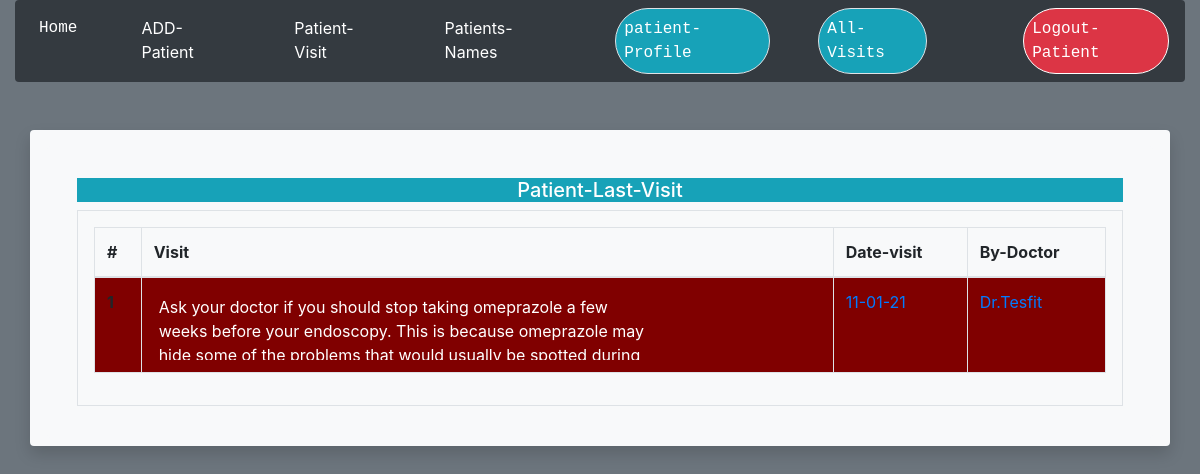
Screenshot of /patient_all_visits (signed in) with the database file from the repository.
### patient_project/models.py (models this page shows, shortened)
class PatientLastVisitDB(db.Model):
    id          = db.Column(db.Integer(), primary_key=True)
    medicine    = db.Column(db.String)
    usage       = db.Column(db.String)
    duration    = db.Column(db.String)
    dateGiven   = db.Column(db.String)
    explainReason = db.Column(db.String)
    disease = db.Column(db.String)
    checkedByDr = db.Column(db.String)
    examinations = db.Column(db.String)
    patientDescription = db.Column(db.String)
    status = db.Column(db.Boolean(), default=False)
    owner_id    = db.Column(db.Integer, db.ForeignKey('user.id'))

### patient_project/routes.py (the view)
@app.route('/patient_all_visits')
def patient_all_visits():
    if current_user.is_authenticated:
        user = models.User.query.get(current_user.id)
        allPatientsVisits = user.allPatientsVisit
        allPatientsVisitsEdited = user.allPatientsChangedMedicine  # i need it for the edited visit !
        totalVisits = allPatientsVisits + allPatientsVisitsEdited
        return flask.render_template('patient_all_visits.html', allPatientsVisits=totalVisits)
    flask.flash('Enter patient file first to access to this page.', 'warning')
    return flask.redirect(flask.url_for('home'))

### patient_project/models.py (called while the page is built)
@login_manager.user_loader
def load_user(id):
    return User.query.get(int(id))

### patient_project/templates/patient_all_visits.html (shortened to what this page needs)
{% extends "base.html" %}
{% block body %}
<div class="container">
  <form method="POST" action="{{ url_for('patient_all_visits') }}" novalidate>
    <fieldset class="form-group mt-3">
      <div class="form-group mt-3">
        <h5 class="text-center bg-info text-white"> Patient-Last-Visit </h5>
        <div class="p-3 border bg-light">
          <table class="table table-bordered">
            <thead class="table table-hover">
              <tr>
                <th scope="col">#</th>
                <th scope="col">Visit</th>
                <th scope="col">Date-visit</th>
                <th scope="col">By-Doctor</th>
              </tr>
            </thead>
            <tbody>
              {% for visit  in allPatientsVisits %}
                    {% if visit.medicine %}
                            <tr style="background-color: rgb(128, 0, 0);">
                              <th scope="row">{{ loop.index }}</th>
                              <td>
                                <div class="b">
                                  <a class="text-white" href="{{ url_for('patient_single_visit', id=visit.id, data='old') }}">{{ visit.patientDescription }}</a>
                                </div>
                              </td>
                              <td><a href="{{ url_for('patient_single_visit', id=visit.d, data='old') }}">{{ visit.dateGiven }}</a></td>
                              <td><a href="{{ url_for('patient_single_visit', id=visit.d, data='old') }}">{{ visit.checkedByDr }}</a></td>
                            </tr>
                    {% endif %}
              {% endfor %}
            </tbody>
          </table>
        </div>
      </div>
    </fieldset>
  </form>
</div>
{% endblock %}

### patient_project/static/css/style.css (style rules this page uses)
div.b { max-height:70px; white-space: wrap; width: 500px; overflow: hidden; text-overflow: "----"; padding: 5px; }

### rows the page displays
PatientLastVisitDB: patientDescription "Ask your doctor if you should stop taking omeprazole a few weeks before your endoscopy. This is because omeprazole may hide some of the problems that would usually be spotted during…", dateGiven "11-01-21", checkedByDr "Dr.Tesfit"
